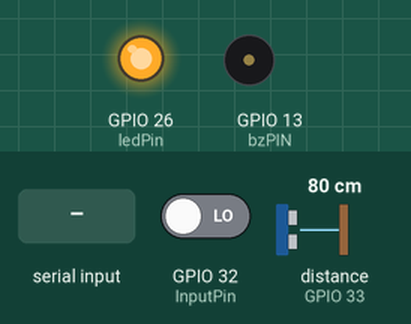
A sketch run on a simulated ESP32. Parts: output pins drawn as LEDs (lit = HIGH), buzzer (waves = sounding). The test bench sets the inputs (shaded band); at power-on: distance to the obstacle (sensor on GPIO 33) 80 cm, GPIO 32 (InputPin) LOW. The echo pulse lasts 58.3 µs per cm; WiFi joins after 1.5 s; servers stay silent unless stated; pins used as bus, display or sensor lines are not drawn; what the sketch prints to the serial monitor is not drawn.

Above: at 3.2 s.
3.3 s: "A" received over Serial
5.4 s: distance to the obstacle (sensor on GPIO 33) set to 45 cm
6.9 s: distance to the obstacle (sensor on GPIO 33) set to 37 cm
At 7.3 s:
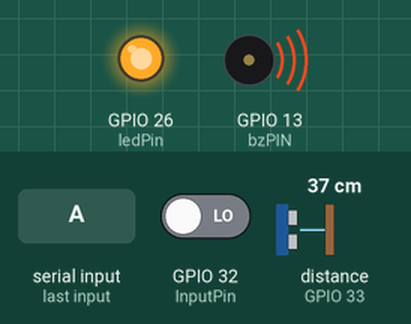
At 9.1 s:
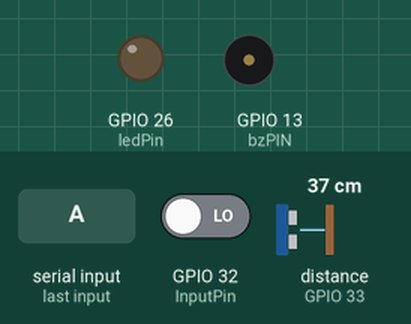
9.4 s: "1" received over Serial
Timing chart, 0 to 12.3 s (numbered marks = the images above; inputs shaded):
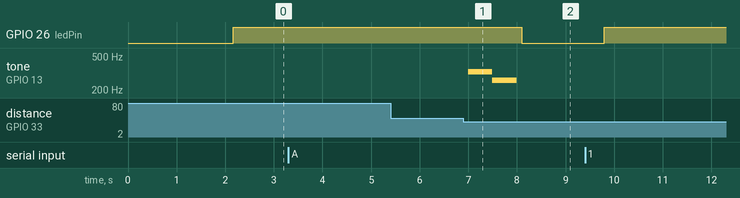

Measured:
- the behaviour switches between 41 and 40 cm on distance to the obstacle (sensor on GPIO 33) (found by bisection; images 0 and 1)
- after the input at 5.4 s, every drawn part: stays the same
- after the input at 6.9 s, GPIO 26 (ledPin): HIGH → LOW after 1.2 s; tone on GPIO 13 (bzPIN): silent → 329 Hz after 0.09 s, → 261 Hz 0.50 s later, → silent 0.50 s later

The sketch:

tougoufile_ver2.0.ino
```cpp
#define InputPin 32
#define echoPin 33
#define trigPin 17
#define bzPIN 13
#define ledPin 26
#define on HIGH
#define off LOW

#define DO 261.6
#define MI 329.63

#include <WiFi.h>
#include <HTTPClient.h>

const char* ssid = "AP01-01";
const char* password = "1qaz2wsx";

const String endpoint = "https://maker.ifttt.com/trigger/"; // IFTTTのエンドポイントURL
const String eventName = "SchooMyIoT"; // IFTTTのイベント名
const String conn = "/with/key/";
const String Id = "jX0-XczR5iRUlvn0m2uDaUdoi5nu0iN1-TI9cf9iVPk"; // あなたのIFTTTのキー
const String value = "?value1="; // パラメータの値を指定（必要に応じてvalue2, value3を追加）


double Duration = 0;
double Distance = 0;
byte val;
int inp;

void playmusic() {
    ledcWriteTone(0, MI);
    delay(500);
    ledcWriteTone(0, DO);
    delay(500);
    ledcWriteTone(0, 0); // no sound
    delay(100);
    //音楽再生。
}

bool isPlaying = false;

void stopMusic() {
    ledcWriteTone(0, 0); // no sound
    delay(100);
    isPlaying = false;
    //音楽停止
}

void setup() {
    pinMode(ledPin, OUTPUT);
    pinMode(ledPin, on);
    pinMode(echoPin, INPUT);
    pinMode(trigPin, OUTPUT);
    ledcSetup(0, 12000, 8);
    ledcAttachPin(bzPIN, 0);
    pinMode(InputPin, INPUT);
    Serial.begin(115200);

    // WiFi接続
    WiFi.begin(ssid, password);
    while (WiFi.status() != WL_CONNECTED) {
        delay(1000);
        Serial.println("Connecting to WiFi...");
    }
    Serial.println("Connected to WiFi");
}
int SensAve(){
  int i;
  int sval=0;
  int ave=0;
  for (i = 0; i < 10000; i++){
    sval = sval + digitalRead(InputPin);
  }
  ave = sval / 100;
  return ave;
  //衝撃検知センサーのセット
}

void loop() {
  {
  inp = SensAve();
  Serial.println(inp);
  if (inp >= 80 && inp <= 99) {
    sendIFTTTMessage();
    //衝撃検知センサー起動。
  }else{}
  delay(100);
}

{
    digitalWrite(ledPin, on);//振動センサー待機状態
    delay(100);
    if (Serial.available() > 0) {//ラズパイ側から送られてきている信号の受け取り。
        val = Serial.read();//変数valにラズパイからの信号を代入
        if (val == 'A') {//変数valが'A'と同値だった場合以下プログラムの開始
        while(true){
            Serial.println("ラズパイ検知");
            digitalWrite(trigPin, LOW);
            delayMicroseconds(2);
            digitalWrite(trigPin, HIGH);
            delayMicroseconds(10);
            digitalWrite(trigPin, LOW);
            Duration = pulseIn(echoPin, HIGH);

            if (Duration > 0) {
                Duration = Duration / 2;
                Distance = Duration * 340 * 100 / 1000000;
                Serial.print("Distance:");
                Serial.print(Distance);
                Serial.println("cm");

                if (Distance >= 20 && Distance <= 40) {
                    digitalWrite(ledPin, on);
                    playmusic();
                    digitalWrite(ledPin, off);
                    delay(1000);
                    stopMusic();
                    isPlaying = true;
                    break;
                } else {
                    digitalWrite(ledPin, on);
                    stopMusic();
                    isPlaying = true;
                }
            }
            digitalWrite(ledPin, on);
            delay(100);
            }
        } else {
            Serial.println("ラズパイ検知なし");
            digitalWrite(ledPin, on);
            stopMusic();
            isPlaying = true;
        }
    }
}
}

void sendIFTTTMessage() {
   if (WiFi.status() == WL_CONNECTED) {
    HTTPClient http;
    http.begin(endpoint + eventName + conn + Id + value); //URLを指定

    http.addHeader("Content-Type", "application/x-www-form-urlencoded"); //必要なヘッダーを追加
    int httpCode = http.GET();  //GETリクエストを送信

    if (httpCode == 200) { //返答がある場合
      Serial.println("IFTTT Message Sent: 200 OK");
    } else {
      Serial.println("Error on HTTP request");
    }
    http.end(); //Free the resources
  }
}
```
